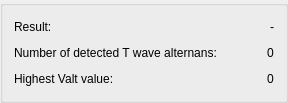
             <widget class="QGroupBox" name="groupBox_6">
              <property name="title">
               <string/>
              </property>
              <layout class="QVBoxLayout" name="verticalLayout_52">
               <item>
                <layout class="QHBoxLayout" name="horizontalLayout_49">
                 <item>
                  <widget class="QLabel" name="label">
                   <property name="text">
                    <string>Result:</string>
                   </property>
                  </widget>
                 </item>
                 <item>
                  <spacer name="horizontalSpacer_13">
                   <property name="orientation">
                    <enum>Qt::Horizontal</enum>
                   </property>
                   <property name="sizeHint" stdset="0">
                    <size>
                     <width>40</width>
                     <height>20</height>
                    </size>
                   </property>
                  </spacer>
                 </item>
                 <item>
                  <widget class="QLabel" name="twa_result">
                   <property name="text">
                    <string>-</string>
                   </property>
                  </widget>
                 </item>
                </layout>
               </item>
               <item>
                <layout class="QHBoxLayout" name="horizontalLayout_50">
                 <item>
                  <widget class="QLabel" name="label_3">
                   <property name="text">
                    <string>Number of detected T wave alternans: </string>
                   </property>
                  </widget>
                 </item>
                 <item>
                  <spacer name="horizontalSpacer_12">
                   <property name="orientation">
                    <enum>Qt::Horizontal</enum>
                   </property>
                   <property name="sizeHint" stdset="0">
                    <size>
                     <width>40</width>
                     <height>20</height>
                    </size>
                   </property>
                  </spacer>
                 </item>
                 <item>
                  <widget class="QLabel" name="twa_num">
                   <property name="text">
                    <string>0</string>
                   </property>
                  </widget>
                 </item>
                </layout>
               </item>
               <item>
                <layout class="QHBoxLayout" name="horizontalLayout_51">
                 <item>
                  <widget class="QLabel" name="label_2">
                   <property name="text">
                    <string>Highest Valt value:</string>
                   </property>
                  </widget>
                 </item>
                 <item>
                  <spacer name="horizontalSpacer_11">
                   <property name="orientation">
                    <enum>Qt::Horizontal</enum>
                   </property>
                   <property name="sizeHint" stdset="0">
                    <size>
                     <width>40</width>
                     <height>20</height>
                    </size>
                   </property>
                  </spacer>
                 </item>
                 <item>
                  <widget class="QLabel" name="twa_value">
                   <property name="text">
                    <string>0</string>
                   </property>
                  </widget>
                 </item>
                </layout>
               </item>
              </layout>
             </widget>
